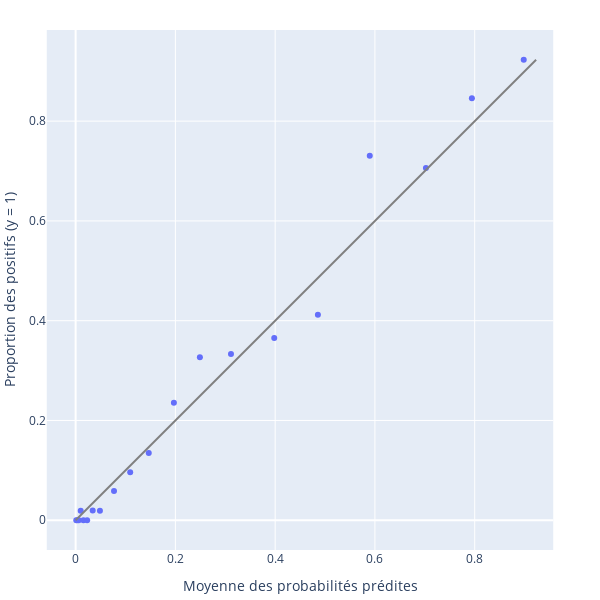

This figure's notebook cell:
### Markdown cell above
## <font color='#3b4859'>5.3. Courbe de calibration</font>

### Code cell
from sklearn.calibration import calibration_curve

# La fonction de sklearn calcule les probabilités de vrais postifs et de positifs prédits pour tracer ensuite une courbe de calibration.

bins = 20
prob_true, prob_pred = calibration_curve(
        y_val, y_pred,
        n_bins=bins,
        strategy="quantile"
    )

calibration_plots = pd.DataFrame({"prob_pred":prob_pred, "prob_true":prob_true})

# Représentation graphique
xlim_ylim_sklearn = calibration_plots.values.max()

fig = px.scatter(
    calibration_plots,
    x="prob_pred",
    y="prob_true"
)
fig.add_trace(
    go.Scatter(
        x=[0, xlim_ylim_sklearn],
        y=[0, xlim_ylim_sklearn],
        mode="lines",
        line=go.scatter.Line(color="gray"),
        showlegend=False)
)
fig.update_layout(
    xaxis_title="Moyenne des probabilités prédites",
    yaxis_title="Proportion des positifs (y = 1)",
    yaxis=dict(scaleanchor="x", scaleratio=1),
    xaxis=dict(constrain='domain'),
    margin=dict(l=0, r=0, t=30, b=50),
    width=600, height=600
)
fig.show()

### Figure 1 — Plotly figure (JSON) as saved in the notebook; plotly's stock layout.template omitted (floating-point values rounded to 4 significant figures)
{"data": [{"hovertemplate": "prob_pred=%{x}<br>prob_true=%{y}<extra></extra>", "legendgroup": "", "marker": {"color": "#636efa", "symbol": "circle"}, "mode": "markers", "name": "", "orientation": "v", "showlegend": false, "type": "scatter", "x": [0.001327, 0.003417, 0.006341, 0.01021, 0.01573, 0.0231, 0.0342, 0.04874, 0.07698, 0.1094, 0.1466, 0.197, 0.2491, 0.3114, 0.3981, 0.4857, 0.5896, 0.7022, 0.7944, 0.8983], "xaxis": "x", "y": [0, 0, 0, 0.01923, 0, 0, 0.01961, 0.01923, 0.05882, 0.09615, 0.1346, 0.2353, 0.3269, 0.3333, 0.3654, 0.4118, 0.7308, 0.7059, 0.8462, 0.9231], "yaxis": "y"}, {"line": {"color": "gray"}, "mode": "lines", "showlegend": false, "type": "scatter", "x": [0, 0.9231], "y": [0, 0.9231]}], "layout": {"height": 600, "legend": {"tracegroupgap": 0}, "margin": {"b": 50, "l": 0, "r": 0, "t": 30}, "width": 600, "xaxis": {"anchor": "y", "constrain": "domain", "domain": [0, 1], "title": {"text": "Moyenne des probabilités prédites"}}, "yaxis": {"anchor": "x", "domain": [0, 1], "scaleanchor": "x", "scaleratio": 1, "title": {"text": "Proportion des positifs (y = 1)"}}}}
